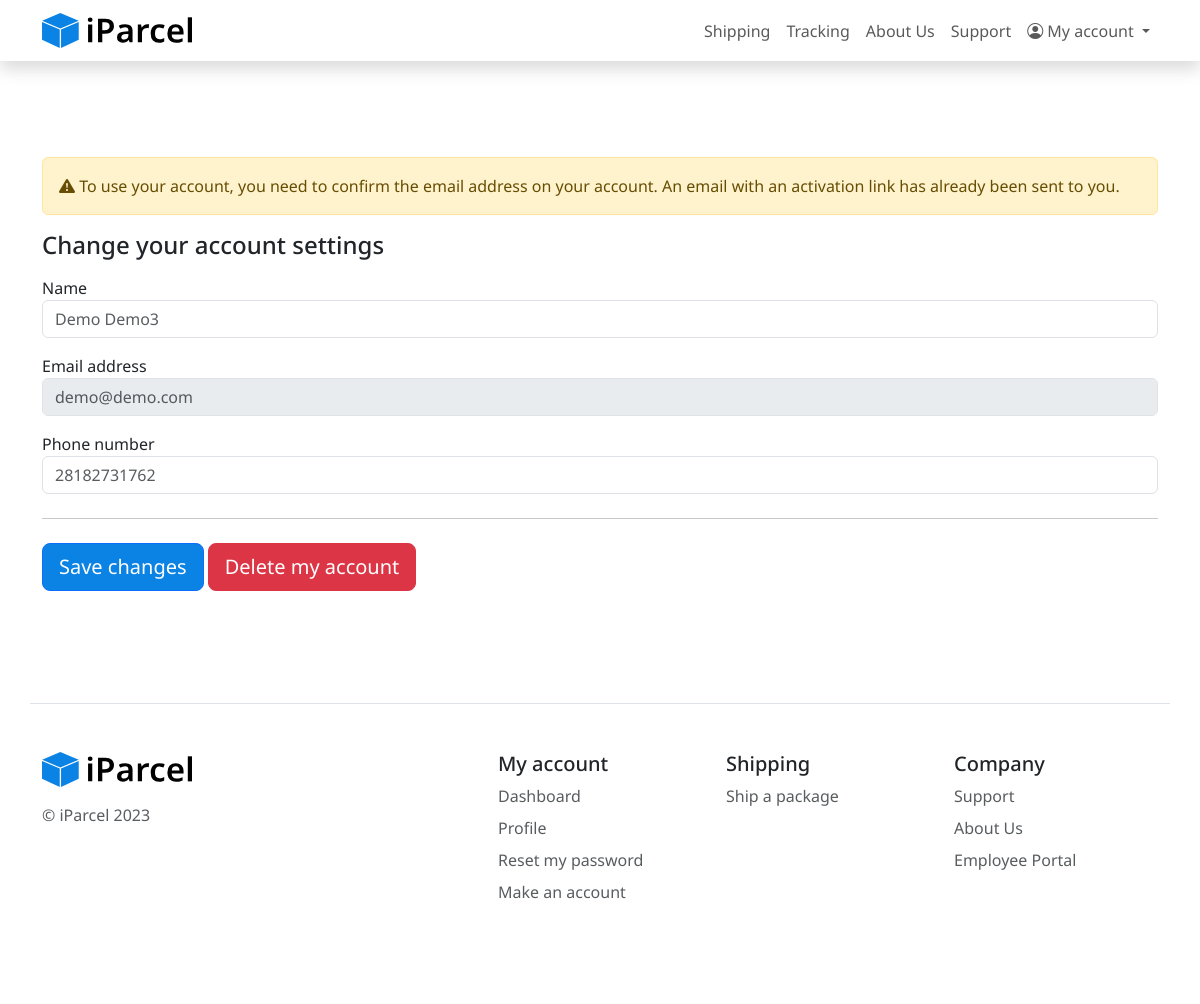
The page /profile.php (signed in) on the database its author committed.
### tables this page shows
CREATE TABLE IF NOT EXISTS `users` (
  `user_id` varchar(225) NOT NULL DEFAULT '',
  `name` varchar(50) NOT NULL DEFAULT '',
  `password` varchar(225) DEFAULT NULL,
  `email` varchar(225) NOT NULL DEFAULT '0',
  `phone` varchar(13) DEFAULT NULL,
  `user_group_role_id` int NOT NULL DEFAULT '0',
  `user_group_id` int DEFAULT NULL,
  `created_at` datetime DEFAULT CURRENT_TIMESTAMP,
  `deleted_at` datetime DEFAULT NULL,
  `email_confirmed` int DEFAULT '0',
  PRIMARY KEY (`user_id`),
  UNIQUE KEY `email` (`email`)
);

### profile.php (the view, shortened to what this page needs)
<?php
require_once 'globals.include.php';
$user_id = $_SESSION["user"];
$stmt = $dbConn->prepare("SELECT name,email,phone,email_confirmed FROM users WHERE user_id= :user_id");
$stmt->bindParam(":user_id", $user_id);
$stmt->execute();
$user = $stmt->fetch();
$name = $user["name"];
$email = $user["email"];
$phone = $user["phone"];
?>
<!DOCTYPE html>
<html>
<head>
    <link href="https://cdn.jsdelivr.net/npm/bootstrap@5.3.0-alpha1/dist/css/bootstrap.min.css" rel="stylesheet">
    <link href="https://cdn.jsdelivr.net/npm/bootstrap-icons@1.10.3/font/bootstrap-icons.css" rel="stylesheet">
    <link href="css/style.css" rel="stylesheet">
</head>
<body>
    <?php include 'navbar.include.php'; ?>
    <div class="px-4 py-5 my-5">
        <div class="container">
            <?php include 'confirm-email.include.php'; ?>
            <form action="profile.php" method="post">
                <h4 class="mb-3">Change your account settings</h4>
                <div class="mb-3">
                    <div class="mb-3">
                        <label for="first_name">Name</label>
                        <input type="text" class="form-control" name="name" placeholder="<?= $name; ?>">
                    </div>
                    <div class="mb-3">
                        <label for="email">Email address</label>
                        <input type="email" class="form-control" name="email" placeholder="<?= $email; ?>" disabled>
                    </div>
                    <div class="mb-3">
                        <label for="phone">Phone number</label>
                        <input type="text" class="form-control" name="phone" placeholder="<?= $phone; ?>">
                    </div>
                </div>
                <hr class="my-4">
                <button type="submit" name="save" class="mb-3 btn btn-lg btn-primary">Save changes</button>
                <button type="button" class="mb-3 btn btn-lg btn-danger" data-bs-toggle="modal" data-bs-target="#staticBackdrop">Delete my account</button>
            </form>
        </div>
    </div>
    <?php include 'footer.include.php'; ?>
</body>
</html>

### css/style.css (style rules this page uses)
body { font-family: 'Noto Sans', sans-serif!important; }
.btn-primary { background: #0B83E5!important; }

### rows shown on the page
users: name "Demo Demo3", email "demo@demo.com", phone "28182731762"
